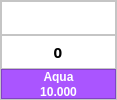
            <widget class="QFrame" name="itemFrame_15">
             <property name="maximumSize">
              <size>
               <width>117</width>
               <height>150</height>
              </size>
             </property>
             <property name="styleSheet">
              <string notr="true">background-color: rgb(255, 255, 255);</string>
             </property>
             <property name="frameShape">
              <enum>QFrame::StyledPanel</enum>
             </property>
             <property name="frameShadow">
              <enum>QFrame::Raised</enum>
             </property>
             <layout class="QVBoxLayout" name="verticalLayout_38">
              <property name="spacing">
               <number>0</number>
              </property>
              <property name="leftMargin">
               <number>0</number>
              </property>
              <property name="topMargin">
               <number>0</number>
              </property>
              <property name="rightMargin">
               <number>0</number>
              </property>
              <property name="bottomMargin">
               <number>0</number>
              </property>
              <item>
               <widget class="QFrame" name="frame_50">
                <property name="frameShape">
                 <enum>QFrame::StyledPanel</enum>
                </property>
                <property name="frameShadow">
                 <enum>QFrame::Raised</enum>
                </property>
                <layout class="QHBoxLayout" name="horizontalLayout_51">
                 <property name="spacing">
                  <number>0</number>
                 </property>
                 <property name="leftMargin">
                  <number>0</number>
                 </property>
                 <property name="topMargin">
                  <number>0</number>
                 </property>
                 <property name="rightMargin">
                  <number>0</number>
                 </property>
                 <property name="bottomMargin">
                  <number>0</number>
                 </property>
                 <item>
                  <widget class="QPushButton" name="selectBtn1_15">
                   <property name="maximumSize">
                    <size>
                     <width>153</width>
                     <height>153</height>
                    </size>
                   </property>
                   <property name="text">
                    <string/>
                   </property>
                   <property name="icon">
                    <iconset>
                     <normaloff>img/aqua.jpg</normaloff>img/aqua.jpg</iconset>
                   </property>
                   <property name="iconSize">
                    <size>
                     <width>60</width>
                     <height>60</height>
                    </size>
                   </property>
                   <property name="flat">
                    <bool>true</bool>
                   </property>
                  </widget>
                 </item>
                </layout>
               </widget>
              </item>
              <item>
               <widget class="QFrame" name="adjustFrame15">
                <property name="maximumSize">
                 <size>
                  <width>16777215</width>
                  <height>35</height>
                 </size>
                </property>
                <property name="frameShape">
                 <enum>QFrame::StyledPanel</enum>
                </property>
                <property name="frameShadow">
                 <enum>QFrame::Raised</enum>
                </property>
                <layout class="QHBoxLayout" name="horizontalLayout_50">
                 <property name="spacing">
                  <number>0</number>
                 </property>
                 <property name="leftMargin">
                  <number>0</number>
                 </property>
                 <property name="topMargin">
                  <number>0</number>
                 </property>
                 <property name="rightMargin">
                  <number>0</number>
                 </property>
                 <property name="bottomMargin">
                  <number>0</number>
                 </property>
                 <item>
                  <widget class="QPushButton" name="addItem1_15">
                   <property name="maximumSize">
                    <size>
                     <width>20</width>
                     <height>20</height>
                    </size>
                   </property>
                   <property name="text">
                    <string/>
                   </property>
                   <property name="icon">
                    <iconset>
                     <normaloff>img/add.png</normaloff>img/add.png</iconset>
                   </property>
                   <property name="flat">
                    <bool>true</bool>
                   </property>
                  </widget>
                 </item>
                 <item>
                  <widget class="QLabel" name="countItem1_15">
                   <property name="maximumSize">
                    <size>
                     <width>20</width>
                     <height>20</height>
                    </size>
                   </property>
                   <property name="font">
                    <font>
                     <family>MS Gothic</family>
                     <pointsize>11</pointsize>
                     <weight>75</weight>
                     <bold>true</bold>
                    </font>
                   </property>
                   <property name="text">
                    <string>0</string>
                   </property>
                   <property name="alignment">
                    <set>Qt::AlignCenter</set>
                   </property>
                  </widget>
                 </item>
                 <item>
                  <widget class="QPushButton" name="minusItem1_15">
                   <property name="maximumSize">
                    <size>
                     <width>20</width>
                     <height>20</height>
                    </size>
                   </property>
                   <property name="text">
                    <string/>
                   </property>
                   <property name="icon">
                    <iconset>
                     <normaloff>img/minus-button.png</normaloff>img/minus-button.png</iconset>
                   </property>
                   <property name="flat">
                    <bool>true</bool>
                   </property>
                  </widget>
                 </item>
                </layout>
               </widget>
              </item>
              <item>
               <widget class="QFrame" name="frame_48">
                <property name="maximumSize">
                 <size>
                  <width>16777215</width>
                  <height>30</height>
                 </size>
                </property>
                <property name="styleSheet">
                 <string notr="true">color: rgb(255, 255, 255);
background-color: rgb(170, 85, 255);</string>
                </property>
                <property name="frameShape">
                 <enum>QFrame::StyledPanel</enum>
                </property>
                <property name="frameShadow">
                 <enum>QFrame::Raised</enum>
                </property>
                <layout class="QVBoxLayout" name="verticalLayout_37">
                 <property name="spacing">
                  <number>2</number>
                 </property>
                 <property name="leftMargin">
                  <number>0</number>
                 </property>
                 <property name="topMargin">
                  <number>0</number>
                 </property>
                 <property name="rightMargin">
                  <number>0</number>
                 </property>
                 <property name="bottomMargin">
                  <number>0</number>
                 </property>
                 <item>
                  <widget class="QLabel" name="nameItem_25">
                   <property name="font">
                    <font>
                     <family>Segoe UI</family>
                     <weight>75</weight>
                     <bold>true</bold>
                    </font>
                   </property>
                   <property name="text">
                    <string>Aqua</string>
                   </property>
                   <property name="alignment">
                    <set>Qt::AlignCenter</set>
                   </property>
                  </widget>
                 </item>
                 <item>
                  <widget class="QLabel" name="costItem_25">
                   <property name="font">
                    <font>
                     <family>Segoe UI</family>
                     <weight>75</weight>
                     <bold>true</bold>
                    </font>
                   </property>
                   <property name="text">
                    <string>10.000</string>
                   </property>
                   <property name="alignment">
                    <set>Qt::AlignCenter</set>
                   </property>
                  </widget>
                 </item>
                </layout>
               </widget>
              </item>
             </layout>
            </widget>
